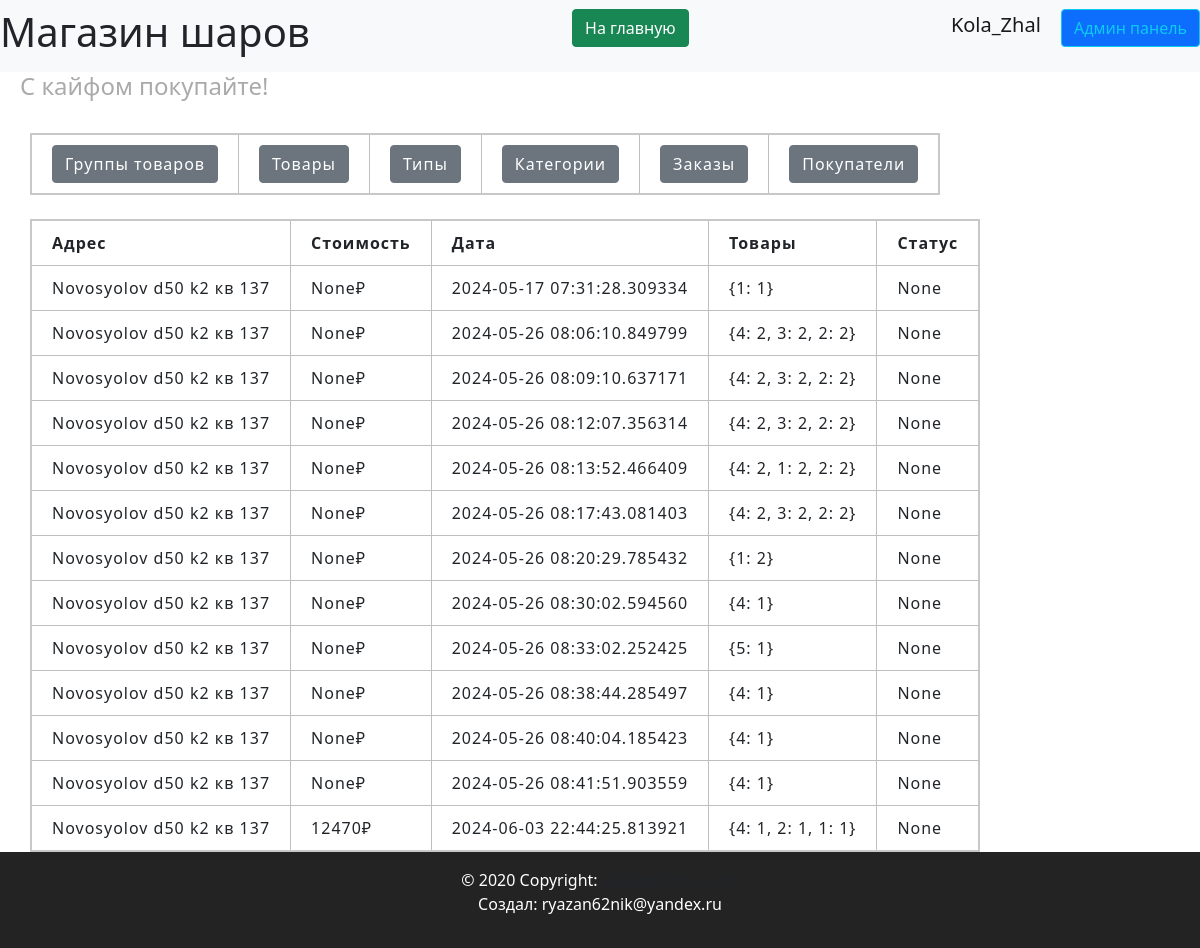
Page /admin/orders (signed in) on the earlier database version.
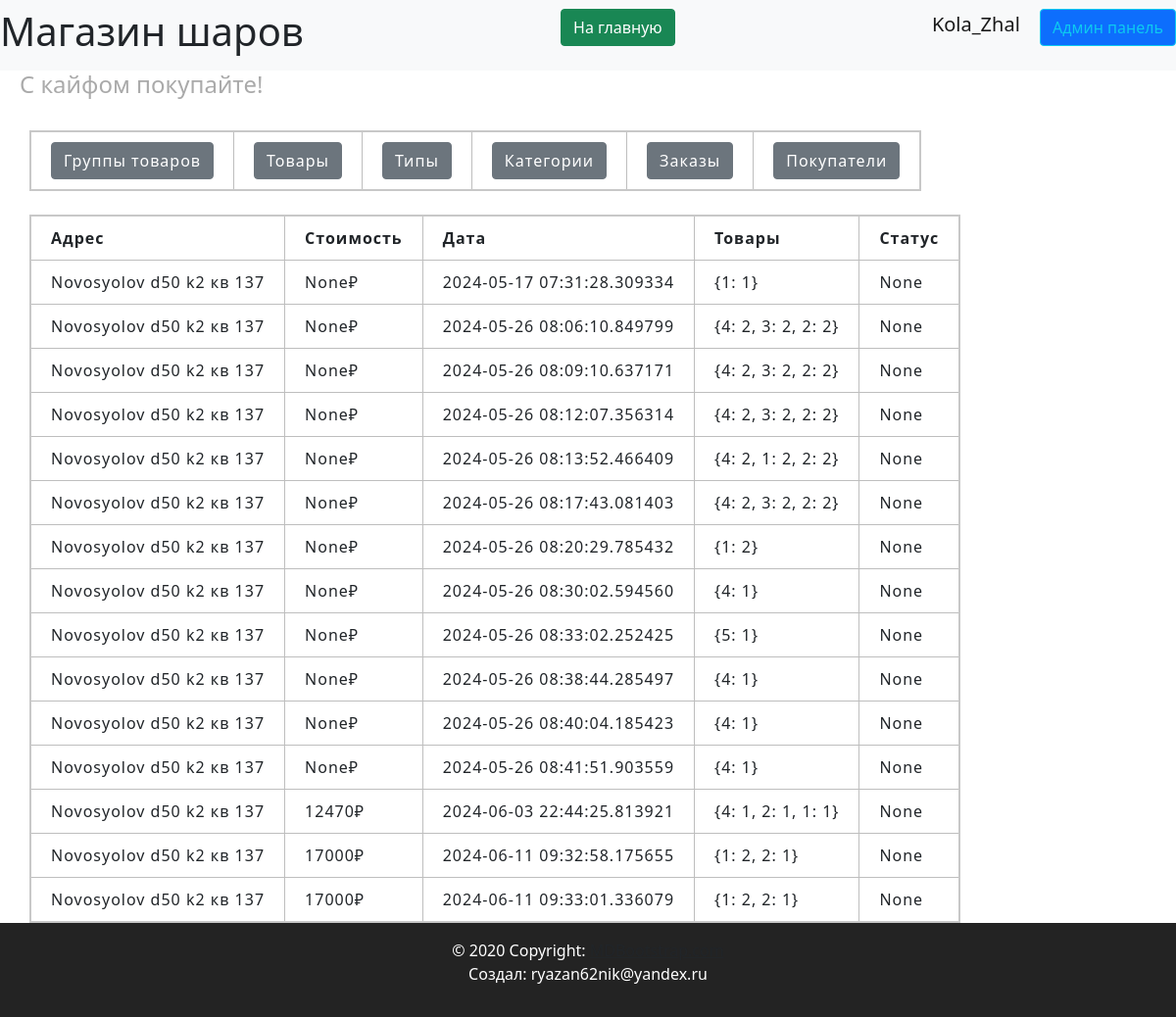
Same page on the later database version.
### data/orders.py (models this page shows)
class Order(SqlAlchemyBase):
    __tablename__ = 'orders'
    id = sqlalchemy.Column(sqlalchemy.Integer,
                           primary_key=True, autoincrement=True)
    address = sqlalchemy.Column(sqlalchemy.String, nullable=True)
    cost = sqlalchemy.Column(sqlalchemy.Integer, nullable=True)
    created_date = sqlalchemy.Column(sqlalchemy.DateTime,
                                     default=datetime.datetime.now)
    is_cost = sqlalchemy.Column(sqlalchemy.Boolean, default=False)
    content = sqlalchemy.Column(sqlalchemy.String)
    status = sqlalchemy.Column(sqlalchemy.String, nullable=True)
    data = sqlalchemy.Column(sqlalchemy.String, nullable=True)
    how_pay = sqlalchemy.Column(sqlalchemy.Integer, nullable=True)
    user_id = sqlalchemy.Column(sqlalchemy.Integer,
                                sqlalchemy.ForeignKey("users.id"))
    to_date = sqlalchemy.Column(sqlalchemy.DateTime,
                                nullable=True)
    user = orm.relationship('User')

### server.py (the view)
@app.route('/admin/orders', methods=['GET', 'POST'])
@login_required
def admin_orders():
    if current_user.admin:
        db_sess = db_session.create_session()
        orders = db_sess.query(Order).all()
        return render_template('pages/admin_orders.html', title='Админ панель',
                               orders=orders)

### data/db_session.py (called while the page is built)
def create_session() -> Session:
    global __factory
    return __factory()

### server.py (called while the page is built)
@login_manager.user_loader
def load_user(user_id):
    db_sess = db_session.create_session()
    return db_sess.query(User).get(user_id)

### templates/pages/admin_orders.html
{% extends "pages/base_admin.html" %}
{% block admincontent %}
<br>
<div>
    <table>
        <tr>
            <th>Адрес</th>
            <th>Стоимость</th>
            <th>Дата</th>
            <th>Товары</th>
            <th>Статус</th>
        </tr>
        {% for order in orders %}
        <tr>
            <td>{{ order.address }}</td>
            <td>{{ order.cost }}₽</td>
            <td>{{ order.created_date }}</td>
            <td>{{ order.content }}</td>
            <td>{{ order.status }}</td>
        </tr>
        {% endfor %}
    </table>
</div>
{% endblock %}

Differences in the rows shown:
added Order: address "Novosyolov d50 k2 кв 137", cost "17000", created_date "2024-06-11 09:32:58.175655", content "{1: 2, 2: 1}", status "None"
added Order: address "Novosyolov d50 k2 кв 137", cost "17000", created_date "2024-06-11 09:33:01.336079", content "{1: 2, 2: 1}", status "None"
